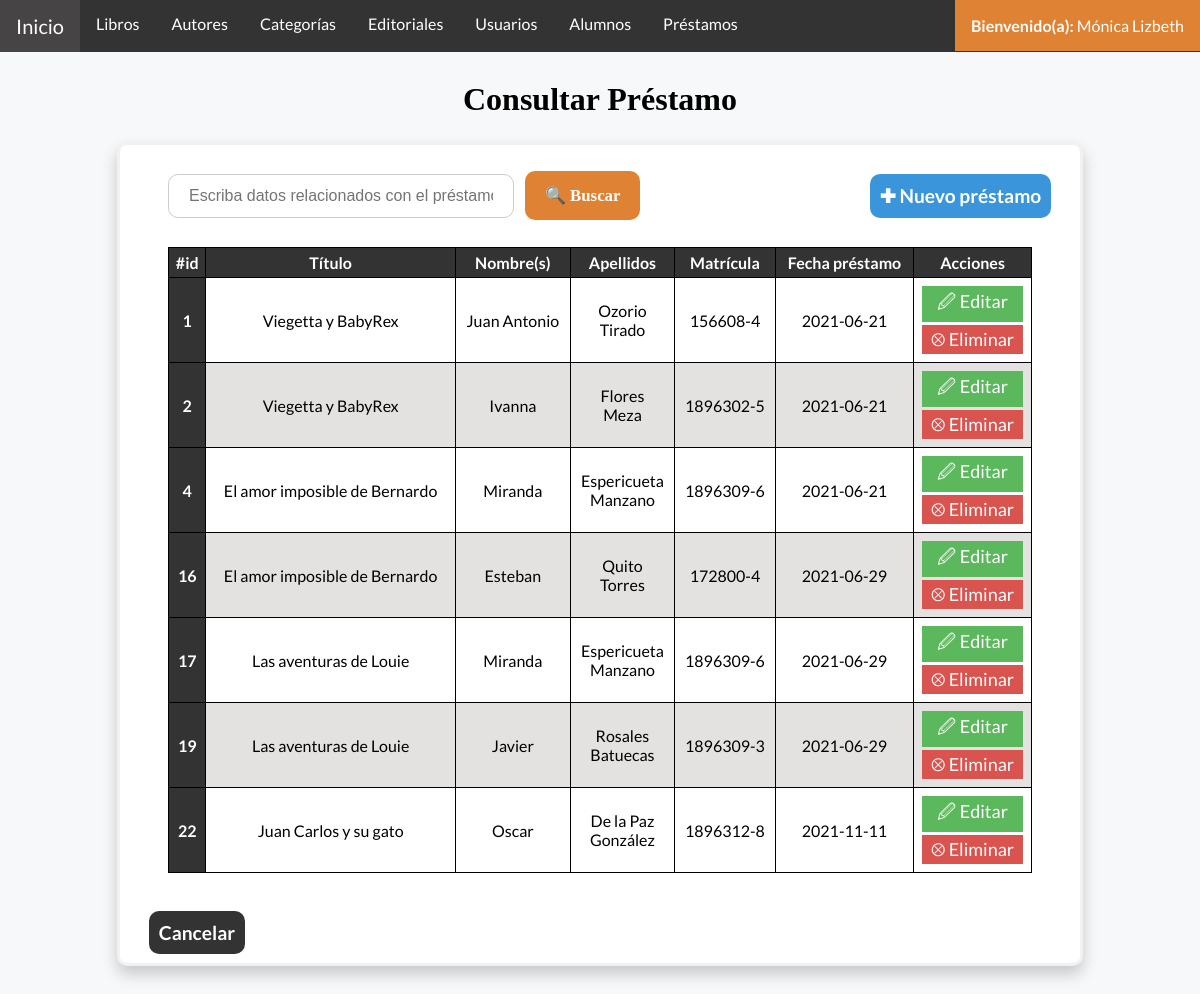
The app's page /prestamoConsultar.php (signed in) with its own data.
### tables this page shows
CREATE TABLE `prestamos` (
  `idPrestamo` int(11) NOT NULL AUTO_INCREMENT,
  `idLibro` int(11) NOT NULL,
  `idUsuario` int(11) NOT NULL,
  `idAlumno` int(11) NOT NULL,
  `fechaPrestamo` date NOT NULL,
  `fechaDevolucion` date DEFAULT NULL,
  `status` varchar(20) NOT NULL,
  PRIMARY KEY (`idPrestamo`),
  KEY `idLibro` (`idLibro`),
  KEY `idUsuario` (`idUsuario`),
  KEY `idAlumno` (`idAlumno`),
  CONSTRAINT `prestamos_ibfk_1` FOREIGN KEY (`idLibro`) REFERENCES `libros` (`idLibro`),
  CONSTRAINT `prestamos_ibfk_2` FOREIGN KEY (`idUsuario`) REFERENCES `usuarios` (`idUsuario`),
  CONSTRAINT `prestamos_ibfk_3` FOREIGN KEY (`idAlumno`) REFERENCES `alumnos` (`idAlumno`)
);

CREATE TABLE `libros` (
  `idLibro` int(11) NOT NULL AUTO_INCREMENT,
  `titulo` varchar(200) NOT NULL,
  `paginas` int(11) NOT NULL,
  `descripcion` varchar(1100) NOT NULL,
  `pais` varchar(20) DEFAULT NULL,
  `fechaPublicacion` date NOT NULL,
  `idioma` varchar(20) DEFAULT NULL,
  `isbn` varchar(13) DEFAULT NULL,
  `existencia` int(11) NOT NULL,
  `idCategoria` int(11) NOT NULL,
  `idEditorial` int(11) NOT NULL,
  `numlibro` varchar(5) NOT NULL,
  `status` varchar(20) NOT NULL,
  PRIMARY KEY (`idLibro`),
  KEY `idCategoria` (`idCategoria`),
  KEY `idEditorial` (`idEditorial`),
  CONSTRAINT `libros_ibfk_1` FOREIGN KEY (`idCategoria`) REFERENCES `categorias` (`idCategoria`),
  CONSTRAINT `libros_ibfk_2` FOREIGN KEY (`idEditorial`) REFERENCES `editoriales` (`idEditorial`)
);

CREATE TABLE `alumnos` (
  `idAlumno` int(11) NOT NULL AUTO_INCREMENT,
  `nombre` varchar(50) NOT NULL,
  `apellidoPaterno` varchar(30) NOT NULL,
  `apellidoMaterno` varchar(30) DEFAULT NULL,
  `matricula` varchar(9) NOT NULL,
  `deudor` varchar(20) NOT NULL,
  `status` varchar(20) NOT NULL,
  PRIMARY KEY (`idAlumno`)
);

### Conexion.php (called while the page is built, shortened)
<?php
    class Server {
        public $server;
        public $user;
        public $pass;
        public $db;
        public $conexion;
        public function conectar() {
            $this->conexion = new mysqli( $this->server, $this->user, $this->pass, $this->db );
        }
        public function consultarPrestamo(){
            $sql = "CALL consultarPrestamo();";
            if($sentencia = $this->conexion->prepare($sql)){
                $sentencia->execute();
                if($resultado = $sentencia->get_result() )
                return $resultado;
            }
        }
    }
    $server = new Server;
    $server->server = "127.0.0.1";
    $server->user = "root";
    $server->pass = "";
    $server->db = "bd_biblioteca";
?>

### prestamoConsultar.php (the view, shortened to what this page needs)
<?php
    include_once ('Conexion.php');
    if(isset($_POST["prestamo"])){
        $prestamo = $_POST["prestamo"];
        $datos = $server->buscarPrestamo($prestamo);
    }else{
        $datos = $server->consultarPrestamo();
    }
?>
<!DOCTYPE html>
<html lang="es">
<head>
    <link href="css/Estilo.css" rel="stylesheet">
</head>
<body>
    <?php
    include("barraNavegacion.php");
    ?>
    <header>
        <div class="titulo">
            <h1>Consultar Préstamo</h1>
        </div>
    </header>
    <div class = "frmFormulario">
        <a class ="agregar" href="prestamoAgregar.php">✚ Nuevo préstamo</a>
        <div class="frmMargen2">
            <form class = "frmBuscar" method="post" action= 'prestamoConsultar.php'>
                <input placeholder = "Escriba datos relacionados con el préstamo" name="prestamo" type="text" pattern="([\w]|[á-úñÑ.\-\s])+" required>
                <button type="submit" name="buscar">🔍 Buscar</button>
            </form>
            <div class = "tablaDatos">
                <table>
                    <thead>
                        <tr>
                            <th scope="col">#id</th>
                            <th scope="col">Título</th>
                            <th scope="col">Nombre(s)</th>
                            <th scope="col">Apellidos</th>
                            <th scope="col">Matrícula</th>
                            <th scope="col">Fecha préstamo</th>
                            <th scope="col">Acciones</th>
                        </tr>
                    </thead>
                    <tbody>
                        <?php
                            while($fila = mysqli_fetch_array($datos)){
                                echo "<tr>";
                                echo "<th scope='row'>".$fila['idPrestamo']."</th>";
                                echo "<td scope='row'>".$fila['titulo']."</td>";
                                echo "<td>".$fila['nombre']."</td>";
                                echo "<td>".$fila['apellidoPaterno']."<br>".$fila['apellidoMaterno']."</td>";
                                echo "<td>".$fila['matricula']."</td>";
                                echo "<td>".$fila['fechaPrestamo']."</td>";
                                echo "<td>
                                        <a class='btnEditar' href='prestamoModificar.php?id=".$fila['idPrestamo']."'>🖉 Editar</a>
                                        <a class='btnEliminar' href='prestamoDeshabilitar.php?id=".$fila['idPrestamo']."'>⮾ Eliminar</a>
                                    </td>";
                                echo "</tr>";
                            }
                        ?>
                    </tbody>
                </table>
            </div>
            </div>
            <a class = "cancel" href="prestamoConsultar.php">Cancelar</a>
            <br><br>
    </div>
</body>
</html>

### css/Estilo.css (style rules this page uses)
body { margin: 0; padding: 0; background-color: #F6F8FA; font-family: 'Lato', sans-serif; }
.frmFormulario, .inicio { background-color: white; border: 3px solid #f1f1f1; margin: 5%; margin-top: 2%; margin-right: auto; margin-left: auto; width: 80%; border-radius: 10px; box-shadow: 0px 8px 16px 0px rgba(0,0,0,0.2); ; }
.frmFormulario input[type=text],.frmFormulario input[type=password], .frmFormulario input[type=email], .frmFormulario textarea, .frmFormulario input[type=number], .frmFormulario input[type=date], .frmFormulario select { width: 100%; padding: 12px 20px; margin: 8px 0; display: inline-block; border: 1px solid #ccc; box-sizing: border-box; font-size: 16px; resize: none; }
.frmFormulario button { background-color:#e08234; color: white; padding: 14px 20px; margin: 8px 0; border: none; cursor: pointer; width: 100%; margin-top: 3%; font-family: 'Times New Roman', Times, serif; }
.frmFormulario label, .frmFormulario button { font-weight: bold; font-size: larger; }
h4,h3,h2,h1 { text-align: center; font-family: 'Cambria', Times, serif; }
.frmMargen, .frmMargen2 { margin: 10%; margin-top: 5%; margin-bottom: 5%; }
.frmMargen2 { margin: 5%; margin-top: 0; }
.tablaDatos table { width: 100%; border-collapse: collapse; text-align: center; border-radius: 10px; margin-top: 1%; margin-bottom: 3%; margin-right: auto; margin-left: auto; }
.tablaDatos thead, .tablaDatos th { background-color: #333; color: #ffffff; }
.tablaDatos th, .tablaDatos td { border: #000000 1px solid; padding: 5px; }
.tablaDatos tr:nth-child(even) { background-color: #85807d3b; }
.frmBuscar { font-size: 14px; }
.frmBuscar input[type=text] { width: 40%; border-radius: 10px; }
.frmBuscar button { width: auto; height: auto; border-radius: 10px; margin-left: 1%; }
.cancel, .agregar { color: #ffff; text-decoration: none; font-size: larger; padding: 10px 10px; margin: 3%; border-radius: 10px; font-weight: bold; }
.cancel { background-color: #333; }
.agregar { float:right; background-color: #3a95db; }
.btnEditar, .btnEliminar, .btnDetalles { color: #ffff; text-decoration: none; padding: 3px; margin: 3px; display: block; text-align: center; font-size: large; }
.btnEliminar { background-color: #D9534F; }
.btnEditar { background-color: #5CB85C; }

### records on screen
prestamos: idPrestamo "1", idLibro.titulo "Viegetta y BabyRex", idAlumno.nombre "Juan Antonio", idAlumno.apellidoPaterno "Ozorio", idAlumno.apellidoMaterno "Tirado", idAlumno.matricula "156608-4", fechaPrestamo "2021-06-21"
prestamos: idPrestamo "2", idLibro.titulo "Viegetta y BabyRex", idAlumno.nombre "Ivanna", idAlumno.apellidoPaterno "Flores", idAlumno.apellidoMaterno "Meza", idAlumno.matricula "1896302-5", fechaPrestamo "2021-06-21"
prestamos: idPrestamo "4", idLibro.titulo "El amor imposible de Bernardo", idAlumno.nombre "Miranda", idAlumno.apellidoPaterno "Espericueta", idAlumno.apellidoMaterno "Manzano", idAlumno.matricula "1896309-6", fechaPrestamo "2021-06-21"
prestamos: idPrestamo "16", idLibro.titulo "El amor imposible de Bernardo", idAlumno.nombre "Esteban", idAlumno.apellidoPaterno "Quito", idAlumno.apellidoMaterno "Torres", idAlumno.matricula "172800-4", fechaPrestamo "2021-06-29"
prestamos: idPrestamo "17", idLibro.titulo "Las aventuras de Louie", idAlumno.nombre "Miranda", idAlumno.apellidoPaterno "Espericueta", idAlumno.apellidoMaterno "Manzano", idAlumno.matricula "1896309-6", fechaPrestamo "2021-06-29"
prestamos: idPrestamo "19", idLibro.titulo "Las aventuras de Louie", idAlumno.nombre "Javier", idAlumno.apellidoPaterno "Rosales", idAlumno.apellidoMaterno "Batuecas", idAlumno.matricula "1896309-3", fechaPrestamo "2021-06-29"
prestamos: idPrestamo "22", idLibro.titulo "Juan Carlos y su gato", idAlumno.nombre "Oscar", idAlumno.apellidoPaterno "De la Paz", idAlumno.apellidoMaterno "González", idAlumno.matricula "1896312-8", fechaPrestamo "2021-11-11"

### other values on screen
$_SESSION['nombres'] "Mónica Lizbeth"
